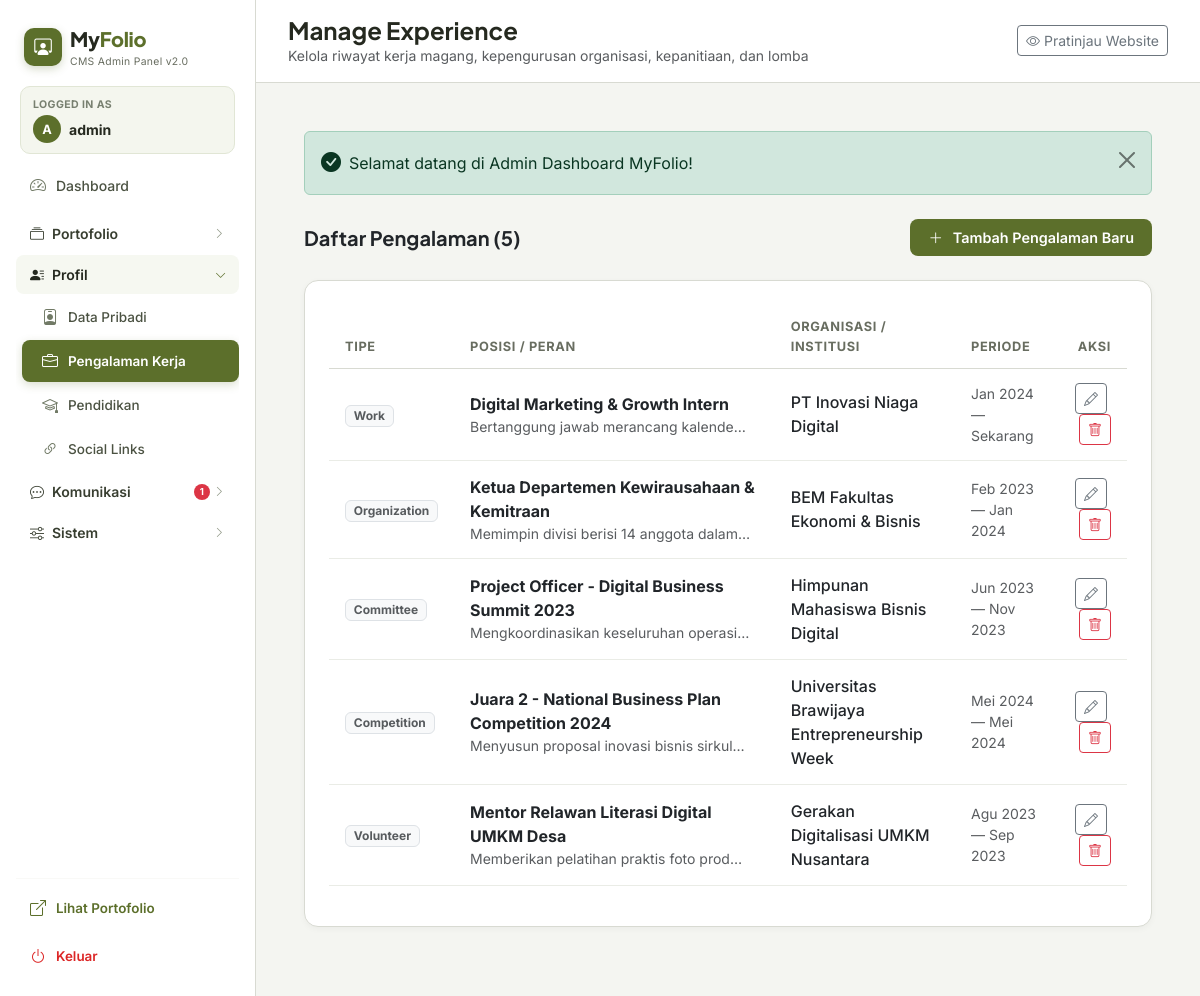
The app's page /admin/experiences.php (signed in) with its own data.
### tables this page shows
CREATE TABLE `experiences` (
  `id` INT AUTO_INCREMENT PRIMARY KEY,
  `type` VARCHAR(50) NOT NULL,
  `title` VARCHAR(150) NOT NULL,
  `organization` VARCHAR(150) NOT NULL,
  `period_start` DATE DEFAULT NULL,
  `period_end` DATE DEFAULT NULL,
  `is_current` TINYINT(1) DEFAULT 0,
  `description` TEXT NOT NULL,
  `achievements` TEXT DEFAULT NULL,
  `sort_order` INT DEFAULT 0,
  `created_at` TIMESTAMP DEFAULT CURRENT_TIMESTAMP,
  `updated_at` TIMESTAMP DEFAULT CURRENT_TIMESTAMP ON UPDATE CURRENT_TIMESTAMP
);

### includes/functions.php (called while the page is built, shortened)
<?php
function e(?string $value): string {
    return htmlspecialchars($value ?? '', ENT_QUOTES, 'UTF-8');
}
function format_period(?string $start, ?string $end, int|bool $is_current): string {
    $months = [
        1 => 'Jan', 2 => 'Feb', 3 => 'Mar', 4 => 'Apr',
        5 => 'Mei', 6 => 'Jun', 7 => 'Jul', 8 => 'Agu',
        9 => 'Sep', 10 => 'Okt', 11 => 'Nov', 12 => 'Des'
    ];
    $startStr = '';
    if (!empty($start)) {
        $ts = strtotime($start);
        $m = (int)date('n', $ts);
        $startStr = ($months[$m] ?? '') . ' ' . date('Y', $ts);
    }
    if ($is_current) {
        return $startStr ? "{$startStr} — Sekarang" : 'Sekarang';
    }
    if (!empty($end)) {
        $ts = strtotime($end);
        $m = (int)date('n', $ts);
        $endStr = ($months[$m] ?? '') . ' ' . date('Y', $ts);
        return $startStr ? "{$startStr} — {$endStr}" : $endStr;
    }
    return $startStr ?: '—';
}

### admin/experiences.php (the view, shortened to what this page needs)
<?php
require_once __DIR__ . '/includes/admin_init.php';
$experiences = $pdo->query("SELECT * FROM experiences ORDER BY sort_order ASC, period_start DESC")->fetchAll();
require_once __DIR__ . '/includes/admin_header.php';
?>
<div class="d-flex justify-content-between align-items-center mb-4">
    <div>
        <h5 class="fw-bold mb-0 text-dark">Daftar Pengalaman (<?= count($experiences) ?>)</h5>
    </div>
    <button class="btn btn-admin-primary" data-bs-toggle="modal" data-bs-target="#addExpModal">
        <i class="bi bi-plus-lg me-1"></i> Tambah Pengalaman Baru
    </button>
</div>
<div class="admin-card">
    <?php if (empty($experiences)): ?>
        <div class="text-center py-5 text-muted">Belum ada data pengalaman.</div>
    <?php else: ?>
        <div class="table-responsive">
            <table class="table admin-table align-middle">
                <thead>
                    <tr>
                        <th>Tipe</th>
                        <th>Posisi / Peran</th>
                        <th>Organisasi / Institusi</th>
                        <th>Periode</th>
                        <th class="text-end">Aksi</th>
                    </tr>
                </thead>
                <tbody>
                    <?php foreach ($experiences as $ex):
                        $pStr = format_period($ex['period_start'], $ex['period_end'], $ex['is_current']);
                    ?>
                        <tr>
                            <td>
                                <span class="badge bg-light text-muted border"><?= e($ex['type']) ?></span>
                            </td>
                            <td>
                                <div class="fw-bold text-dark"><?= e($ex['title']) ?></div>
                                <div class="small text-muted text-truncate" style="max-width: 280px;"><?= e($ex['description']) ?></div>
                            </td>
                            <td class="text-dark fw-medium"><?= e($ex['organization']) ?></td>
                            <td class="small text-muted"><?= e($pStr) ?></td>
                            <td class="text-end">
                                <button class="btn btn-outline-secondary btn-sm py-1 px-2.5 me-1"
                                    onclick="openEditExp(<?= htmlspecialchars(json_encode($ex), ENT_QUOTES, 'UTF-8') ?>)">
                                    <i class="bi bi-pencil"></i>
                                </button>
                                <form method="POST" action="experiences.php" class="d-inline" onsubmit="return confirm('Hapus riwayat pengalaman ini?');">
                                    <button type="submit" class="btn btn-outline-danger btn-sm py-1 px-2.5">
                                        <i class="bi bi-trash"></i>
                                    </button>
                                </form>
                            </td>
                        </tr>
                    <?php endforeach; ?>
                </tbody>
            </table>
        </div>
    <?php endif; ?>
</div>
<?php
require_once __DIR__ . '/includes/admin_footer.php';
?>

### assets/css/admin.css (style rules this page uses)
:root { --color-primary: #5C6F2B; --color-primary-hover: #495822; --color-background: #F4F5F1; --color-sidebar: #FFFFFF; --color-dark: #25291F; --color-soft-olive: #DCE3CB; --color-white: #FFFFFF; --color-muted: #686D60; --color-border: #D8DAD2; --radius-card: 14px; --radius-button: 8px; --shadow-sm: 0 2px 6px rgba(0, 0, 0, 0.04); }
body { font-family: 'Inter', sans-serif; background-color: var(--color-background); color: var(--color-dark); }
h1, h2, h3, h4, h5, h6 { font-family: 'Plus Jakarta Sans', sans-serif; color: var(--color-dark); }
.admin-card { background-color: var(--color-white); border: 1px solid var(--color-border); border-radius: var(--radius-card); box-shadow: var(--shadow-sm); padding: 24px; margin-bottom: 24px; }
.admin-table th { font-size: 0.8rem; font-weight: 700; text-transform: uppercase; color: var(--color-muted); letter-spacing: 0.05em; border-bottom: 1.5px solid var(--color-border); padding: 12px 16px; }
.admin-table td { padding: 14px 16px; vertical-align: middle; border-bottom: 1px solid #EAECE6; }
.btn-admin-primary { background-color: var(--color-primary); color: #fff; border: none; border-radius: var(--radius-button); padding: 8px 18px; font-weight: 600; font-size: 0.9rem; display: inline-flex; align-items: center; gap: 6px; }

### records on screen
experiences: type "Work", title "Digital Marketing & Growth Intern", description "Bertanggung jawab merancang kalende…", organization "PT Inovasi Niaga Digital", pStr "Jan 2024 — Sekarang"
experiences: type "Organization", title "Ketua Departemen Kewirausahaan & Kemitraan", description "Memimpin divisi berisi 14 anggota dalam…", organization "BEM Fakultas Ekonomi & Bisnis", pStr "Feb 2023 — Jan 2024"
experiences: type "Committee", title "Project Officer - Digital Business Summit 2023", description "Mengkoordinasikan keseluruhan operasi…", organization "Himpunan Mahasiswa Bisnis Digital", pStr "Jun 2023 — Nov 2023"
experiences: type "Competition", title "Juara 2 - National Business Plan Competition 2024", description "Menyusun proposal inovasi bisnis sirkul…", organization "Universitas Brawijaya Entrepreneurship Week", pStr "Mei 2024 — Mei 2024"
experiences: type "Volunteer", title "Mentor Relawan Literasi Digital UMKM Desa", description "Memberikan pelatihan praktis foto prod…", organization "Gerakan Digitalisasi UMKM Nusantara", pStr "Agu 2023 — Sep 2023"

### other values on screen
substr($_SESSION['admin_username'] ?? 'A', 0, 1) "A"
$_SESSION['admin_username'] "admin"
$unreadCount "1"
$pageTitle "Manage Experience"
$pageSubtitle "Kelola riwayat kerja magang, kepengurusan organisasi, kepanitiaan, dan lomba"
$flash['message'] "Selamat datang di Admin Dashboard MyFolio!"
count($experiences) "5"
